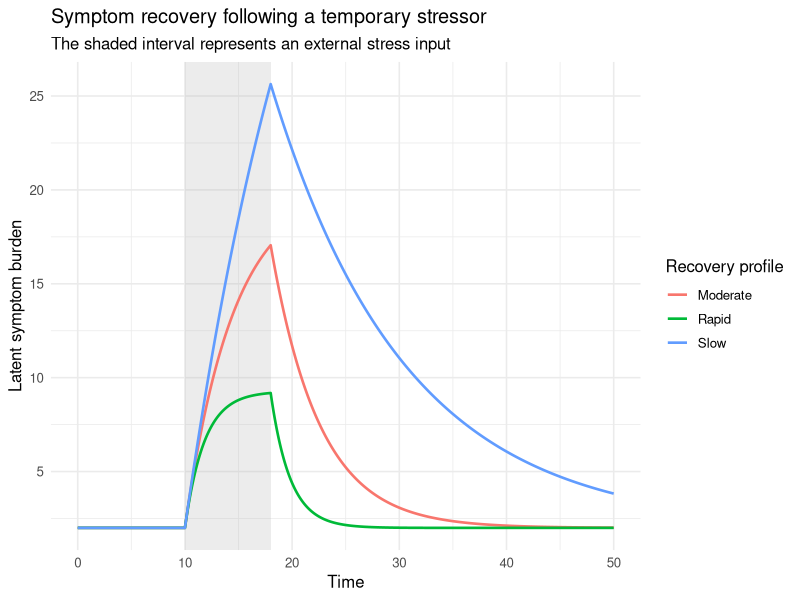
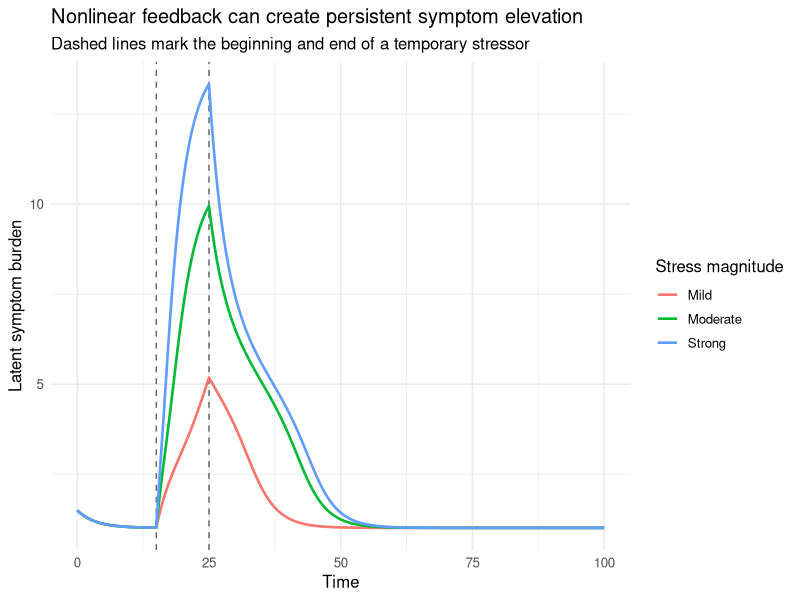

R code for these plots, in order:
## ---- chunk 1
library(deSolve)
library(dplyr)
library(ggplot2)
library(tidyr)

symptom_rhs <- function(t, state, pars) {
  with(as.list(c(state, pars)), {
    stress_input <- ifelse(
      t >= stress_start & t < stress_end,
      stress_amplitude,
      0
    )

    ds <- -recovery_rate * (symptom - baseline) + stress_input

    list(c(symptom = ds))
  })
}

simulate_symptom <- function(recovery_rate,
                             baseline = 2,
                             stress_amplitude = 4,
                             stress_start = 10,
                             stress_end = 18,
                             initial_symptom = baseline,
                             times = seq(0, 50, by = 0.05)) {
  as.data.frame(
    ode(
      y = c(symptom = initial_symptom),
      times = times,
      func = symptom_rhs,
      parms = c(
        recovery_rate = recovery_rate,
        baseline = baseline,
        stress_amplitude = stress_amplitude,
        stress_start = stress_start,
        stress_end = stress_end
      ),
      method = "lsoda"
    )
  ) |>
    mutate(recovery_rate = recovery_rate)
}

recovery_values <- c(
  Rapid = 0.55,
  Moderate = 0.22,
  Slow = 0.08
)

symptom_df <- lapply(names(recovery_values), function(label) {
  simulate_symptom(
    recovery_rate = recovery_values[[label]]
  ) |>
    mutate(profile = label)
}) |>
  bind_rows()

stress_period <- tibble(
  start = 10,
  end = 18,
  ymin = -Inf,
  ymax = Inf
)

ggplot(symptom_df, aes(time, symptom, colour = profile)) +
  geom_rect(
    data = stress_period,
    aes(xmin = start, xmax = end, ymin = ymin, ymax = ymax),
    inherit.aes = FALSE,
    fill = "grey70",
    alpha = 0.25
  ) +
  geom_line(linewidth = 0.9) +
  labs(
    title = "Symptom recovery following a temporary stressor",
    subtitle = "The shaded interval represents an external stress input",
    x = "Time",
    y = "Latent symptom burden",
    colour = "Recovery profile"
  ) +
  theme_minimal(base_size = 12)
## ---- chunk 2
library(deSolve)
library(dplyr)
library(ggplot2)

feedback_symptom_rhs <- function(t, state, pars) {
  with(as.list(c(state, pars)), {
    stress_input <- ifelse(
      t >= stress_start & t < stress_end,
      stress_amplitude,
      0
    )

    feedback <- feedback_strength *
      symptom^hill_power /
      (feedback_threshold^hill_power + symptom^hill_power)

    ds <- -recovery_rate * (symptom - baseline) +
      feedback +
      stress_input

    list(c(symptom = ds))
  })
}

simulate_feedback_model <- function(stress_amplitude,
                                    times = seq(0, 100, by = 0.05)) {
  as.data.frame(
    ode(
      y = c(symptom = 1.5),
      times = times,
      func = feedback_symptom_rhs,
      parms = c(
        baseline = 1,
        recovery_rate = 0.32,
        feedback_strength = 1.7,
        feedback_threshold = 4.5,
        hill_power = 4,
        stress_amplitude = stress_amplitude,
        stress_start = 15,
        stress_end = 25
      ),
      method = "lsoda"
    )
  ) |>
    mutate(stress_amplitude = stress_amplitude)
}

stress_levels <- c(
  Mild = 0.7,
  Moderate = 1.5,
  Strong = 2.5
)

feedback_df <- lapply(names(stress_levels), function(label) {
  simulate_feedback_model(
    stress_amplitude = stress_levels[[label]]
  ) |>
    mutate(stressor = label)
}) |>
  bind_rows()

ggplot(feedback_df, aes(time, symptom, colour = stressor)) +
  geom_vline(
    xintercept = c(15, 25),
    linetype = "dashed",
    colour = "grey40"
  ) +
  geom_line(linewidth = 0.9) +
  labs(
    title = "Nonlinear feedback can create persistent symptom elevation",
    subtitle = "Dashed lines mark the beginning and end of a temporary stressor",
    x = "Time",
    y = "Latent symptom burden",
    colour = "Stress magnitude"
  ) +
  theme_minimal(base_size = 12)
